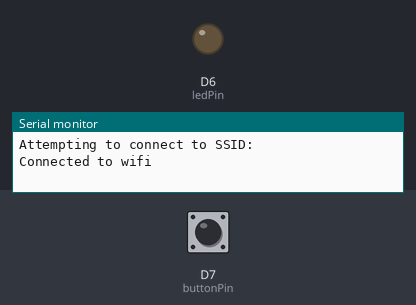
A sketch run on a simulated Arduino MKR. Shown: output pins drawn as LEDs (lit = HIGH), the last lines printed to the serial monitor. The inputs (shaded band) are chosen by the test bench; at power-on: D7 (buttonPin) LOW. WiFi joins after 1.5 s; servers stay silent unless stated; uploads are accepted with an empty reply; not simulated (calls return 0 or success): arduino_secrets.h.

Above: at 12.7 s.
12.8 s: D7 (buttonPin) pulled HIGH for 0.15 s
15.5 s: D7 (buttonPin) pulled HIGH for 3.2 s
At 17.4 s:
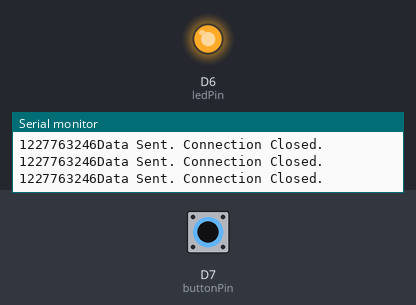
Timing chart, 0 to 20.8 s (numbered marks = the images above; inputs shaded):
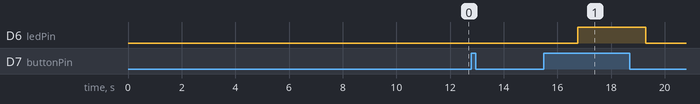

Measured:
- after the input at 15.5 s, D6 (ledPin): LOW → HIGH after 1.3 s, → LOW 2.5 s later

The sketch:

ArduinoClient.ino
```cpp
// -----
// REST API CLIENT
// Understanding Networks
// -----

#include <SPI.h>
#include <WiFi101.h>
#include "arduino_secrets.h"
#include "ArduinoJson.h"

char ssid[] = SECRET_SSID;
char pass[] = SECRET_PASS;

int status = WL_IDLE_STATUS;

// Configs
char server[] = "165.227.188.111";
int port = 9888;
const int buttonPin = 7;
int buttonState = 0;
const int ledPin =  6;

WiFiClient client;

// Main Setup
void setup() {
  Serial.begin(9600);
  pinMode(ledPin, OUTPUT);
  pinMode(buttonPin, INPUT);
  while (!Serial);

  while (status != WL_CONNECTED) {
    Serial.print("Attempting to connect to SSID: ");
    Serial.println(ssid);
    status = WiFi.begin(ssid, pass);
    delay(10000);
  }
  Serial.println("Connected to wifi");

  // Make a request
  //request("POST", "/api/food");
}

// Main Loop
void loop() {
  buttonState = digitalRead(buttonPin);
  if (buttonState == HIGH) {
    Serial.print('Updating API...');
    request("POST", "/api/food");
    digitalWrite(ledPin, HIGH);
  } else {
    digitalWrite(ledPin, LOW);
  }
}

// Make a HTTP Request
void request(String requestType, String endpoint) {
  if (client.connect(server, port)) {
    String PostData = "{\"status\":\"true\",\"token\":\"" + String(TOKEN) + "\"}";
    client.println(requestType + " " + endpoint  + " HTTP/1.1");
    client.println("Host: " + String(server));
    client.println("User-Agent: Arduino/1.0");
    client.println("Connection: close");
    client.println("Content-Type: application/json");
    client.print("Content-Length: ");
    client.println(PostData.length());
    client.println();
    client.println(PostData);
    echo("Data Sent. Connection Closed.");

    char status[32] = {0};
    client.readBytesUntil('\r', status, sizeof(status));
    char endOfHeaders[] = "\r\n\r\n";
    client.find(endOfHeaders);

    const size_t BUFFER_SIZE = JSON_OBJECT_SIZE(3) + JSON_ARRAY_SIZE(2) + 60;
    DynamicJsonBuffer jsonBuffer(BUFFER_SIZE);

    JsonObject& root = jsonBuffer.parseObject(client);

    //echo("Extract values");
    //echo(root["alive"].as<char*>());
    client.stop();
  }
}

// Utils to print to serial
void echo(const char* message) {
  Serial.println(message);
}
```
